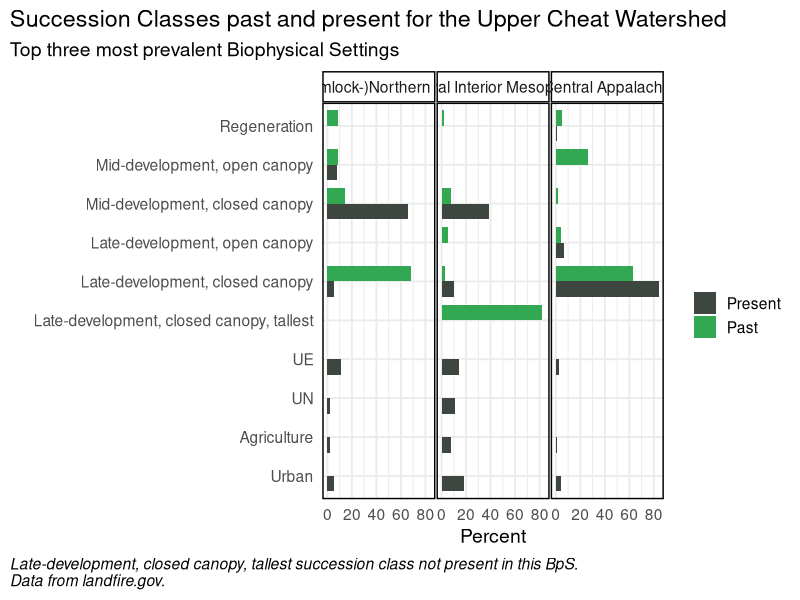
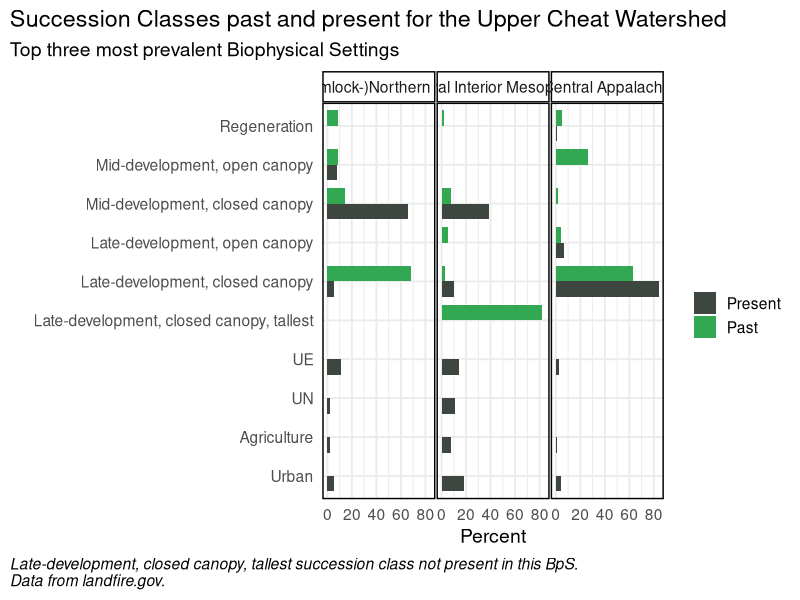

The R source for these figures, in order:
# ---
# title: grouped bar - succession classes past and present
# author: Randy Swaty
# date: 2022-08-03
# output: png
# ---

## load libraries
library(tidyverse)


## read data
bps_scls3 <- read_csv("bps_scl_grouped_bar/bps_scls3.csv")
View(bps_scls3)

## pivot data longer
bps_scls3 <- bps_scls3 %>%
  pivot_longer(
    cols = c(`Reference`, `Current`), 
    names_to = "refCur", 
    values_to = "Percent"
    )
## order sclasses, then reverse 'cause I messed up (but maybe this will help someone later)
# these HAVE TO MATCH what is in the spreadsheet
# try making chart without lines 21-33 first to see how it looks
bps_scls3$Sclass <- factor(bps_scls3$Sclass, levels = c(
  "Regeneration", 
  "Mid-development, open canopy", 
  "Mid-development, closed canopy", 
  "Late-development, open canopy", 
  "Late-development, closed canopy", 
  "Late-development, closed canopy, tallest",
  "UE", 
  "UN", 
  "Agriculture", 
  "Urban"))
# reverse
factor(bps_scls3$Sclass, levels = rev(levels(bps_scls3$Sclass)))

# make chart.  NOTE lines 56 and 57 where I select the BpS to make the chart for.  Make sure to adjust title, etc.
sclasplot <-
  ggplot(bps_scls3, aes(fill=factor(refCur), y=Percent, x=Sclass)) + 
  geom_col(width = 0.8, position = position_dodge()) +
  coord_flip() +
  #facet_grid(. ~BpS) +
  scale_x_discrete(limits = rev(levels(bps_scls3$Sclass))) +
  labs(
    title = "Succession Classes past and present for the Upper Cheat Watershed",
    subtitle = "Top three most prevalent Biophysical Settings",
    caption = "Late-development, closed canopy, tallest succession class not present in this BpS. \nData from landfire.gov.",
    x = "",
    y = "Percent")+
  theme_minimal(base_size = 14)+
  theme(plot.caption = element_text(hjust = 0, face= "italic"), #Default is hjust=1
        plot.title.position = "plot", #NEW parameter. Apply for subtitle too.
        plot.caption.position =  "plot") +
  scale_fill_manual(values = c("#3d4740", "#32a852" ), # present (grey), historical (green)
                    name = " ", 
                    labels = c("Present",
                               "Past")) +
  facet_grid(~BpS) +
  theme(panel.spacing = unit(.05, "lines"),
        panel.border = element_rect(color = "black", fill = NA, size = 1), 
        strip.background = element_rect(color = "black", size = 1))

sclasplot  

### if you want to select one BpS at a time and make a chart:
##  make sure to name the chart in the title or subtitle

# sclasplotHardwoods <- sclasplot %+% subset(bps_scls3, BpS %in% c("Appalachian (Hemlock-)Northern Hardwood Forest"))
# 
# sclasplotHardwoods #may not be able to view here?

ggsave(filename="bps_scl_grouped_bar/example_bps_scl_grouped_bar.png",width=10,height=8,units='in',dpi=300)



